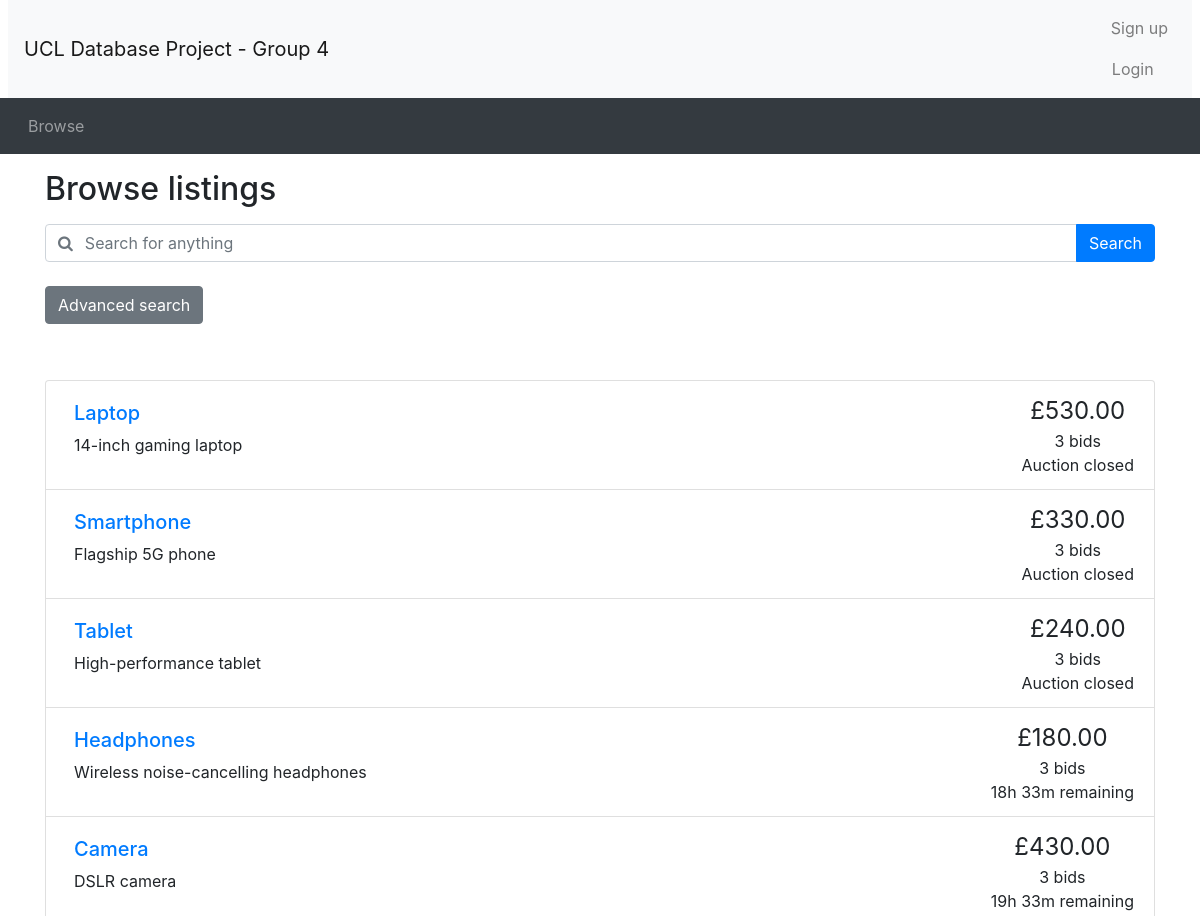
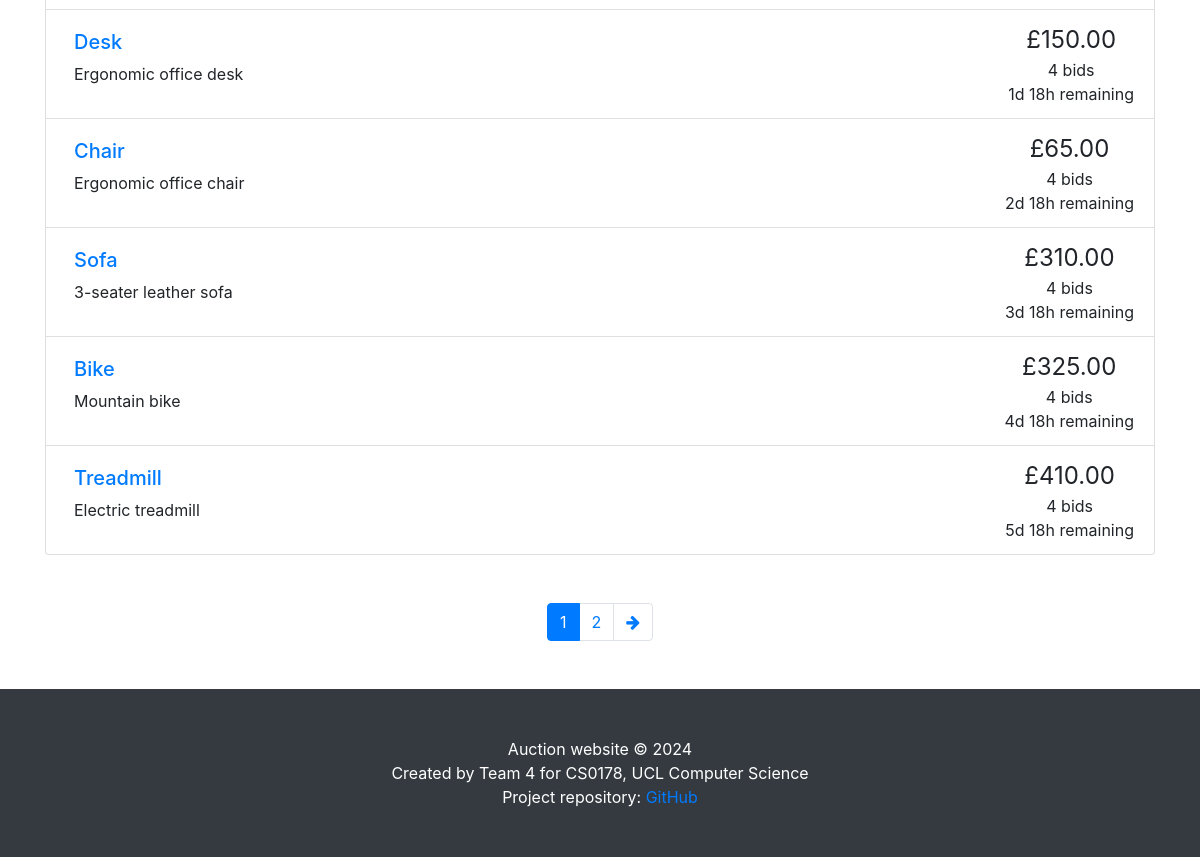
Screenshot of /browse.php with the database file from the repository (2 pictures, top to bottom).
### tables this page shows
CREATE TABLE `auctions` (
    `item_id` INT PRIMARY KEY AUTO_INCREMENT,
    `title` VARCHAR(50) UNIQUE NOT NULL,
    `details` TEXT,
    `category` VARCHAR(30) NOT NULL,
    `startPrice` DECIMAL(10, 2) NOT NULL,
    `reservePrice` DECIMAL(10, 2) DEFAULT 0,
    `startDate` DATETIME NOT NULL,
    `endDate` DATETIME NOT NULL,
    `seller_id` INT NOT NULL,
    `status` ENUM('active', 'closed', 'cancelled') NOT NULL DEFAULT 'active',
    FOREIGN KEY (`seller_id`) REFERENCES `seller` (`user_id`) ON DELETE CASCADE
);

CREATE TABLE `bids` (
    `bid_id` INT PRIMARY KEY AUTO_INCREMENT,
    `buyer_id` INT NOT NULL,
    `item_id` INT NOT NULL,
    `bidPrice` DECIMAL(10, 2) NOT NULL,
    `bidTime` DATETIME NOT NULL,
    FOREIGN KEY (`buyer_id`) REFERENCES `buyer` (`user_id`) ON DELETE CASCADE,
    FOREIGN KEY (`item_id`) REFERENCES `auctions` (`item_id`) ON DELETE CASCADE
);

### utilities.php (the view, shortened to what this page needs)
<?php
function display_time_remaining($interval)
{
    if ($interval->days == 0 && $interval->h == 0) {
        $time_remaining = $interval->format('%im %Ss');
    } else if ($interval->days == 0) {
        $time_remaining = $interval->format('%hh %im');
    } else {
        $time_remaining = $interval->format('%ad %hh');
    }
    return $time_remaining;
}
function print_listing_li($item_id, $title, $desc, $price, $num_bids, $end_time, $status)
{
    if (strlen($desc) > 250) {
        $desc_shortened = substr($desc, 0, 250) . '...';
    } else {
        $desc_shortened = $desc;
    }
    if ($num_bids == 1) {
        $bid = ' bid';
    } else {
        $bid = ' bids';
    }
    if ($status == 'cancelled') {
        $time_remaining = 'Auction cancelled';
    } elseif ($status == 'closed') {
        $time_remaining = 'Auction closed';
    } else {
        $end_time = new DateTime($end_time);
        $now = new DateTime();
        if ($now > $end_time) {
            $time_remaining = 'Auction closed';
        } else {
            $time_to_end = date_diff($now, $end_time);
            $time_remaining = display_time_remaining($time_to_end) . ' remaining';
        }
    }
    echo ('
    <li class="list-group-item d-flex justify-content-between">
    <div class="p-2 mr-5"><h5><a href="listing.php?item_id=' . $item_id . '">' . $title . '</a></h5>' . $desc_shortened . '</div>
    <div class="text-center text-nowrap"><span style="font-size: 1.5em">£' . number_format($price, 2) . '</span><br/>' . $num_bids . $bid . '<br/>' . $time_remaining . '</div>
  </li>'
    );
}
?>

### browse.php (shortened to what this page needs)
<?php include_once("header.php") ?>
<?php require("utilities.php") ?>
<div class="container">
	<h2 class="my-3">Browse listings</h2>
	<?php include_once "search_bar.php" ?>
</div>
<?php
if (!isset($_GET['page'])) {
	$curr_page = 1;
} else {
	$curr_page = $_GET['page'];
}
$curr_page = (int)$curr_page;
$sql = "SELECT * FROM auctions";
$result_q = mysqli_query($con, $sql);
$num_results = mysqli_num_rows($result_q);
$results_per_page = 10;
$max_page = ceil($num_results / $results_per_page);
?>
<div class="container mt-5">
	<ul class="list-group">
		<?php
		if ($result_q->num_rows <= 0) {
			echo "No accessible auctions.";
		} else {
			if ($curr_page != "") {
				$sql .= " LIMIT " . (($curr_page - 1) * $results_per_page) . ", $results_per_page";
			}
			$result_q = mysqli_query($con, $sql);
			while ($fetch = mysqli_fetch_array($result_q)) {
				$item_id = $fetch['item_id'];
				$title = $fetch['title'];
				$description = $fetch['details'];
				$bid_sql = "SELECT bidPrice FROM bids WHERE item_id = $item_id ORDER BY bidPrice DESC";
				$bid_result = mysqli_query($con, $bid_sql);
				$num_bids = mysqli_num_rows($bid_result);
				if ($num_bids > 0) {
					$current_price = mysqli_fetch_array($bid_result)[0];
				} else {
					$current_price = $fetch['startPrice'];
				}
				$status = $fetch['status'];
				$end_date = $fetch['endDate'];
				print_listing_li($item_id, $title, $description, $current_price, $num_bids, $end_date, $status);
			}
		}
		?>
	</ul>
	<nav aria-label="Search results pages" class="mt-5">
		<ul class="pagination justify-content-center">
			<?php
			if ($result_q->num_rows > 0) {
				$querystring = "";
				$high_page_boost = max(3 - $curr_page, 0);
				$low_page_boost = max(2 - ($max_page - $curr_page), 0);
				$low_page = max(1, $curr_page - 2 - $low_page_boost);
				$high_page = min($max_page, $curr_page + 2 + $high_page_boost);
				for ($i = $low_page; $i <= $high_page; $i++) {
					if ($i == $curr_page) {
						echo ('
    <li class="page-item active">');
					} else {
						echo ('
    <li class="page-item">');
					}
					echo ('
      <a class="page-link" href="browse.php?' . $querystring . 'page=' . $i . '">' . $i . '</a>
    </li>');
				}
				if ($curr_page != $max_page) {
					echo ('
    <li class="page-item">
      <a class="page-link" href="browse.php?' . $querystring . 'page=' . ($curr_page + 1) . '" aria-label="Next">
        <span aria-hidden="true"><i class="fa fa-arrow-right"></i></span>
        <span class="sr-only">Next</span>
      </a>
    </li>');
				}
			}
			?>
		</ul>
	</nav>
</div>
<?php include_once("footer.php") ?>

### rows the page displays
auctions: title "Laptop", details "14-inch gaming laptop", bids.bidPrice "530.00", num_bids "3", bid "bids", endDate "Auction closed"
auctions: title "Smartphone", details "Flagship 5G phone", bids.bidPrice "330.00", num_bids "3", bid "bids", endDate "Auction closed"
auctions: title "Tablet", details "High-performance tablet", bids.bidPrice "240.00", num_bids "3", bid "bids", endDate "Auction closed"
auctions: title "Headphones", details "Wireless noise-cancelling headphones", bids.bidPrice "180.00", num_bids "3", bid "bids", endDate "18h 33m remaining"
auctions: title "Camera", details "DSLR camera", bids.bidPrice "430.00", num_bids "3", bid "bids", endDate "19h 33m remaining"
auctions: title "Desk", details "Ergonomic office desk", bids.bidPrice "150.00", num_bids "4", bid "bids", endDate "1d 18h remaining"
auctions: title "Chair", details "Ergonomic office chair", bids.bidPrice "65.00", num_bids "4", bid "bids", endDate "2d 18h remaining"
auctions: title "Sofa", details "3-seater leather sofa", bids.bidPrice "310.00", num_bids "4", bid "bids", endDate "3d 18h remaining"
auctions: title "Bike", details "Mountain bike", bids.bidPrice "325.00", num_bids "4", bid "bids", endDate "4d 18h remaining"
auctions: title "Treadmill", details "Electric treadmill", bids.bidPrice "410.00", num_bids "4", bid "bids", endDate "5d 18h remaining"
